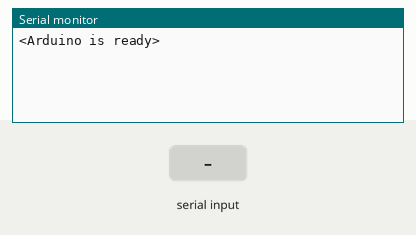
Recording of a sketch running on a simulated Arduino Uno, built with avr-gcc and run on an emulated ATmega328P. On the bench: the last lines printed to the serial monitor. The test bench sets the inputs (shaded band).

Above: at 1.2 s.
1.3 s: "90:45:200\n" received over Serial
At 2.3 s:
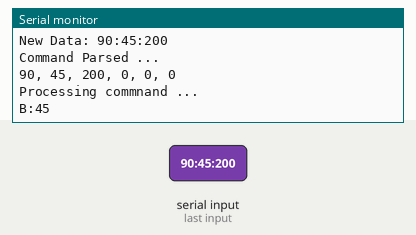
2.8 s: "90:45\n" received over Serial
At 3.3 s:
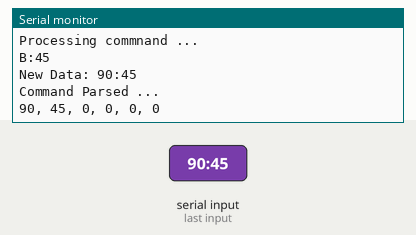
4.3 s: "90:45:200:10\n" received over Serial
At 5.5 s:
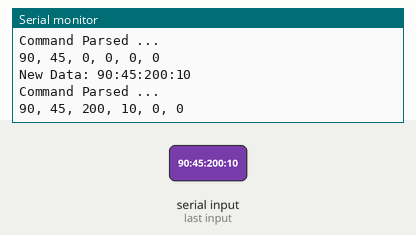
5.8 s: "0\n" received over Serial
At 6.8 s:
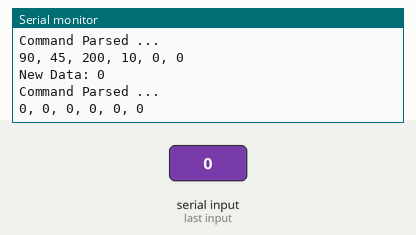
7.3 s: "T90\n" received over Serial
At 7.9 s:
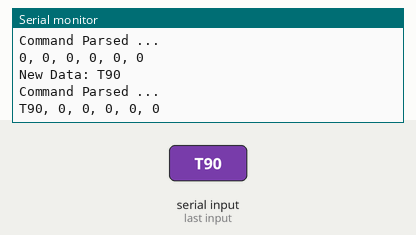
8.8 s: "T:45\n" received over Serial
At 10.2 s:
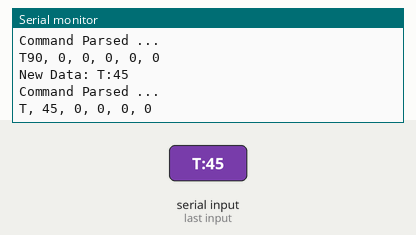

Measured:
- after the input at 1.3 s, the serial monitor: prints a new line at once (image 1)
- after the input at 2.8 s, the serial monitor: prints a new line at once (image 2)
- after the input at 4.3 s, the serial monitor: prints a new line at once (image 3)
- after the input at 5.8 s, the serial monitor: prints a new line at once (image 4)
- after the input at 7.3 s, the serial monitor: prints a new line at once (image 5)
- after the input at 8.8 s, the serial monitor: prints a new line at once (image 6)

The sketch:

ConvoBotControl.ino
```cpp
#include <MeAuriga.h>

const byte numChars = 32;
char receivedChars[numChars]; // an array to store the received data
boolean newData = false;
boolean newCmd = false;
boolean pendingAction = false;
char cmd[32] = {0};
int seq = 0;
int distR = 0;
int distL = 0;
int speedR = 200;
int speedL = 200;

void recvWithEndMarker() {
  static byte ndx = 0;
  char endMarker = '\n';
  char rc;

  while (Serial.available() > 0 && newData == false) {
    rc = Serial.read();

    if (rc != endMarker) {
      receivedChars[ndx] = rc;
      ndx++;
      if (ndx >= numChars) {
        ndx = numChars - 1;
      }
    } else {
      receivedChars[ndx] = '\0'; // terminate the string
      ndx = 0;
      newData = true;
      Serial.print("New Data: ");
      Serial.println(receivedChars);
    }
  }
}

void parseData() {
  if (newData) {
    // Split the command into cmd:seq:distR:distL
    // cmd: action to perform
    // seq: unique command id
    // distR: right track position
    // distL: left track position
    char * strtokIndx;                        // this is used by strtok() as an index

    strtokIndx = strtok(receivedChars,":");   // get the first part - the string
    strcpy(cmd, strtokIndx);                  // copy it to messageFromPC

    strtokIndx = strtok(NULL, ":");           // this continues where the previous call left off
    seq = atoi(strtokIndx);                   // convert this part to an integer

    strtokIndx = strtok(NULL, ":");           // this continues where the previous call left off
    distR = atoi(strtokIndx);                 // convert this part to an integer

    strtokIndx = strtok(NULL, ":");
    speedR = atoi(strtokIndx);                 // convert this part to an integer

    strtokIndx = strtok(NULL, ":");           // this continues where the previous call left off
    distL = atoi(strtokIndx);                 // convert this part to an integer

    strtokIndx = strtok(NULL, ":");
    speedL = atoi(strtokIndx);                 // convert this part to an integer

    newData = false;
    newCmd = true;

    Serial.println("Command Parsed ...");
    Serial.print(cmd);
    Serial.print(", ");
    Serial.print(seq);
    Serial.print(", ");
    Serial.print(distR);
    Serial.print(", ");
    Serial.print(speedR);
    Serial.print(", ");
    Serial.print(distL);
    Serial.print(", ");
    Serial.println(speedL);
  }
}

MeEncoderOnBoard EncoderR(SLOT1);
MeEncoderOnBoard EncoderL(SLOT2);

boolean pendingMove[2];
int extIDR = 0;
int extIDL = 1;

void initializeEncoders() {
  attachInterrupt(EncoderR.getIntNum(), isrProcessEncoderRight, RISING);
  attachInterrupt(EncoderL.getIntNum(), isrProcessEncoderLeft, RISING);

  //Set PWM 8KHz
  TCCR1A = _BV(WGM10);
  TCCR1B = _BV(CS11) | _BV(WGM12);

  TCCR2A = _BV(WGM21) | _BV(WGM20);
  TCCR2B = _BV(CS21);

  EncoderR.setPulse(9);
  EncoderL.setPulse(9);
  EncoderR.setRatio(39.267);
  EncoderL.setRatio(39.267);
  EncoderR.setPosPid(1.8,0,1.2);
  EncoderL.setPosPid(1.8,0,1.2);
  EncoderR.setSpeedPid(0.18,0,0);
  EncoderL.setSpeedPid(0.18,0,0);

  pendingMove[0] = false;
  pendingMove[1] = false;
}

void isrProcessEncoderRight(void)
{
  if(digitalRead(EncoderR.getPortB()) == 0)
  {
    EncoderR.pulsePosMinus();
  }
  else
  {
    EncoderR.pulsePosPlus();
  }
}

void isrProcessEncoderLeft(void)
{
  if(digitalRead(EncoderL.getPortB()) == 0)
  {
    EncoderL.pulsePosMinus();
  }
  else
  {
    EncoderL.pulsePosPlus();
  }
}

void encoderCompleteCallback(int16_t slot,int16_t extID)
{
  if (pendingMove[extID]) {
    pendingMove[extID] = false;

    if (!pendingMove[0] && !pendingMove[1]) {
      Serial.print("G:");
      Serial.println(seq);
      pendingAction = false;
    }
  }
}

void processCmd() {
  if (newCmd && !pendingAction) {
    Serial.println("Processing commnand ...");
    pendingAction = true;

    switch (cmd[0]) {
      case 'T':
        Serial.print("Moving to: ");
        Serial.print(distR);
        Serial.print(", ");
        Serial.print(speedR);
        Serial.print(", ");
        Serial.print(distL);
        Serial.print(", ");
        Serial.println(speedL);

        pendingMove[extIDR] = true;
        EncoderR.setPulsePos(0);
        EncoderR.moveTo(distR, speedR, extIDR, encoderCompleteCallback);

        pendingMove[extIDL] = true;
        EncoderL.setPulsePos(0);
        EncoderL.moveTo(-distL, speedL, extIDL, encoderCompleteCallback);
        break;
      default:
        Serial.print("B:");
        Serial.println(seq);
        break;
    }
    newCmd = false;
  }
}

void dumpStatus() {
  Serial.print("Sequence: ");
  Serial.println(seq);
  Serial.print("New Data: ");
  Serial.println(newData);
  Serial.print("New Command: ");
  Serial.println(newCmd);
  Serial.print("Cmd Pending: ");
  Serial.println(pendingAction);
  delay(10000);
}

void setup() {
  Serial.begin(115200);
  Serial.println("<Arduino is ready>");
  initializeEncoders();
}

void loop() {
//  dumpStatus();
  recvWithEndMarker();
  parseData();
  processCmd();
  EncoderR.loop();
  EncoderL.loop();
}
```
